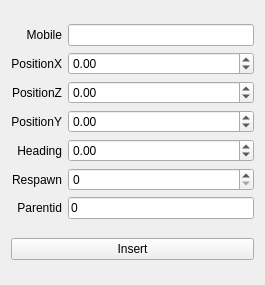
<?xml version="1.0" encoding="UTF-8"?>
<ui version="4.0">
 <class>InsertWindowClass</class>
 <widget class="QWidget" name="InsertWindowClass">
  <property name="geometry">
   <rect>
    <x>0</x>
    <y>0</y>
    <width>265</width>
    <height>285</height>
   </rect>
  </property>
  <property name="windowTitle">
   <string>Insert Static Spawn</string>
  </property>
  <layout class="QGridLayout" name="gridLayout_2">
   <item row="0" column="0">
    <layout class="QGridLayout" name="gridLayout">
     <item row="0" column="0">
      <widget class="QLabel" name="label">
       <property name="text">
        <string>Mobile</string>
       </property>
       <property name="alignment">
        <set>Qt::AlignRight|Qt::AlignTrailing|Qt::AlignVCenter</set>
       </property>
      </widget>
     </item>
     <item row="0" column="1">
      <widget class="QLineEdit" name="lineEdit_Mobile"/>
     </item>
     <item row="1" column="0">
      <widget class="QLabel" name="label_2">
       <property name="text">
        <string>PositionX</string>
       </property>
       <property name="alignment">
        <set>Qt::AlignRight|Qt::AlignTrailing|Qt::AlignVCenter</set>
       </property>
      </widget>
     </item>
     <item row="1" column="1">
      <widget class="QDoubleSpinBox" name="doubleSpinBox_PositionX">
       <property name="minimum">
        <double>-1000000000.000000000000000</double>
       </property>
       <property name="maximum">
        <double>1000000000.990000009536743</double>
       </property>
      </widget>
     </item>
     <item row="2" column="0">
      <widget class="QLabel" name="label_3">
       <property name="text">
        <string>PositionZ</string>
       </property>
       <property name="alignment">
        <set>Qt::AlignRight|Qt::AlignTrailing|Qt::AlignVCenter</set>
       </property>
      </widget>
     </item>
     <item row="2" column="1">
      <widget class="QDoubleSpinBox" name="doubleSpinBox_PositionZ">
       <property name="minimum">
        <double>-1000000000.000000000000000</double>
       </property>
       <property name="maximum">
        <double>1000000000.000000000000000</double>
       </property>
      </widget>
     </item>
     <item row="3" column="0">
      <widget class="QLabel" name="label_4">
       <property name="text">
        <string>PositionY</string>
       </property>
       <property name="alignment">
        <set>Qt::AlignRight|Qt::AlignTrailing|Qt::AlignVCenter</set>
       </property>
      </widget>
     </item>
     <item row="3" column="1">
      <widget class="QDoubleSpinBox" name="doubleSpinBox_PositionY">
       <property name="minimum">
        <double>-1000000000.000000000000000</double>
       </property>
       <property name="maximum">
        <double>1000000000.000000000000000</double>
       </property>
      </widget>
     </item>
     <item row="4" column="0">
      <widget class="QLabel" name="label_5">
       <property name="text">
        <string>Heading</string>
       </property>
       <property name="alignment">
        <set>Qt::AlignRight|Qt::AlignTrailing|Qt::AlignVCenter</set>
       </property>
      </widget>
     </item>
     <item row="4" column="1">
      <widget class="QDoubleSpinBox" name="doubleSpinBox_Heading">
       <property name="minimum">
        <double>-1000000000.000000000000000</double>
       </property>
       <property name="maximum">
        <double>1000000000.000000000000000</double>
       </property>
      </widget>
     </item>
     <item row="5" column="0">
      <widget class="QLabel" name="label_6">
       <property name="text">
        <string>Respawn</string>
       </property>
       <property name="alignment">
        <set>Qt::AlignRight|Qt::AlignTrailing|Qt::AlignVCenter</set>
       </property>
      </widget>
     </item>
     <item row="6" column="0">
      <widget class="QLabel" name="label_10">
       <property name="text">
        <string>Parentid</string>
       </property>
       <property name="alignment">
        <set>Qt::AlignRight|Qt::AlignTrailing|Qt::AlignVCenter</set>
       </property>
      </widget>
     </item>
     <item row="6" column="1">
      <widget class="QLineEdit" name="lineEdit_ParentID">
       <property name="text">
        <string>0</string>
       </property>
      </widget>
     </item>
     <item row="5" column="1">
      <widget class="QSpinBox" name="spinBox_Respawn">
       <property name="maximum">
        <number>2000000000</number>
       </property>
      </widget>
     </item>
    </layout>
   </item>
   <item row="1" column="0">
    <widget class="QPushButton" name="pushButton">
     <property name="text">
      <string>Insert</string>
     </property>
    </widget>
   </item>
  </layout>
 </widget>
 <layoutdefault spacing="6" margin="11"/>
 <tabstops>
  <tabstop>lineEdit_Mobile</tabstop>
  <tabstop>doubleSpinBox_PositionX</tabstop>
  <tabstop>doubleSpinBox_PositionZ</tabstop>
  <tabstop>doubleSpinBox_PositionY</tabstop>
  <tabstop>doubleSpinBox_Heading</tabstop>
  <tabstop>spinBox_Respawn</tabstop>
  <tabstop>lineEdit_ParentID</tabstop>
  <tabstop>pushButton</tabstop>
 </tabstops>
 <resources/>
 <connections/>
</ui>
